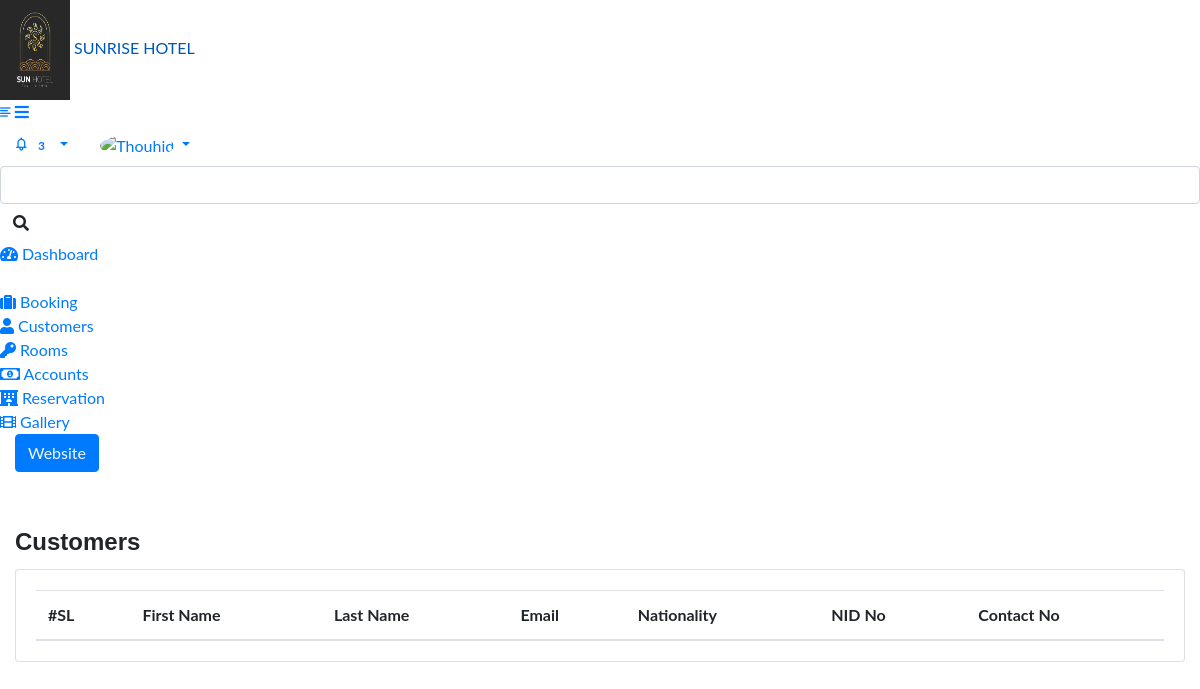
The app's page /admin/customer_list.php (signed in), older data.
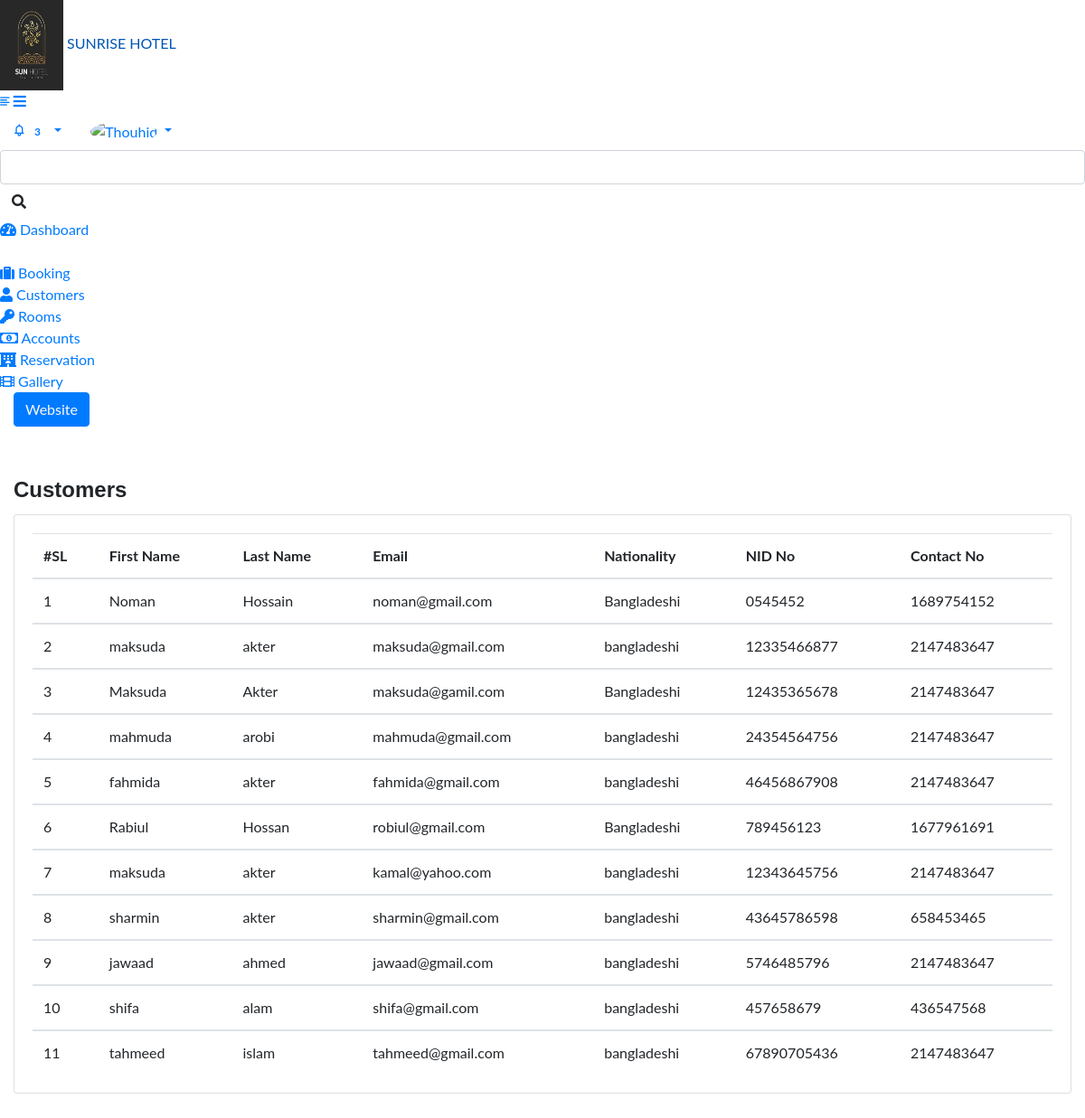
The same page, newer data.
### tables this page shows
CREATE TABLE `tbl_customer` (
  `id` int(11) NOT NULL,
  `first_name` varchar(255) DEFAULT NULL,
  `last_name` varchar(255) DEFAULT NULL,
  `email` varchar(255) DEFAULT NULL,
  `nationality` varchar(255) DEFAULT NULL,
  `nid_no` varchar(255) DEFAULT NULL,
  `contact_no` varchar(255) DEFAULT NULL,
  `created_at` datetime NOT NULL,
  `created_by` varchar(255) NOT NULL,
  `updated_at` datetime NOT NULL,
  `updated_by` varchar(255) NOT NULL,
  `deleted_at` datetime NOT NULL
);

### class/crud.php (called while the page is built, shortened)
<?php
    class crud{
        private $host='localhost';
        private $user='root';
        private $password='';
        private $database='hotel';
        private $connection;
        public function __construct(){
            $this->connection=new mysqli($this->host,$this->user,$this->password,$this->database);
        }
        public function common_select($table,$fields='*',$condition=false,$sort_field=false,$sort='ASC'){
            $result=array();
            $error=false;
            $sql="select $fields from $table where deleted_at is null ";
            $rs=$this->connection->query($sql);
            if($rs){
                if($rs->num_rows > 0){
                    while($r=$rs->fetch_object()){
                        array_push($result,$r);
                    }
                }
            }else{
                $error=$this->connection->error();
            }
            $return = array('data'=>$result,'error'=>$error);
            return $return;
        }
    }
?>

### admin/customer_list.php (the view, shortened to what this page needs)
<?php require_once('include/header.php') ?>
<?php require_once('include/sidebar.php') ?>
		<div class="page-wrapper">
			<div class="content container-fluid">
				<div class="page-header">
					<div class="row align-items-center">
						<div class="col">
							<div class="mt-5">
								<h4 class="card-title float-left mt-2">Customers</h4>
						</div>
					</div>
				</div>
				<div class="row">
					<div class="col-sm-12">
						<div class="card card-table">
							<div class="card-body booking_card">
								<div class="table-responsive">
									<table  class="datatable table table-stripped table table-hover table-center mb-0">
										<thead>
											<tr>
												<th>#SL</th>
												<th>First Name</th>
												<th>Last Name</th>
												<th>Email</th>
												<th>Nationality</th>
												<th>NID No</th>
												<th>Contact No</th>
											</tr>
										</thead>
										<?php
											$rs=$mysqli->common_select("tbl_customer");
											if(!$rs['error']){
												foreach($rs['data'] as $i => $d){
										?>
                                    <tbody id="myTable">
										<tr>
												<td><?= ++$i ?></td>
												<td><?= $d->first_name ?></td>
												<td><?= $d->last_name?></td>
												<td><?= $d->email ?></td>
												<td><?= $d->nationality ?></td>
												<td><?= $d->nid_no ?></td>
												<td><?= $d->contact_no ?></td>
										</tr>
										<?php }
					}
				?>
										</tbody>
									</table>
								</div>
							</div>
						</div>
					</div>
				</div>
			</div>
		</div>
	</div>
</body>
</html>
<?php require_once('include/footer.php') ?>

Row changes from the older to the newer data that the page shows:
added tbl_customer: first_name "Noman", last_name "Hossain", email "noman@gmail.com", nationality "Bangladeshi", nid_no "0545452", contact_no "1689754152"
added tbl_customer: first_name "maksuda", last_name "akter", email "maksuda@gmail.com", nationality "bangladeshi", nid_no "12335466877", contact_no "2147483647"
added tbl_customer: first_name "Maksuda", last_name "Akter", email "maksuda@gamil.com", nationality "Bangladeshi", nid_no "12435365678", contact_no "2147483647"
added tbl_customer: first_name "mahmuda", last_name "arobi", email "mahmuda@gmail.com", nationality "bangladeshi", nid_no "24354564756", contact_no "2147483647"
added tbl_customer: first_name "fahmida", last_name "akter", email "fahmida@gmail.com", nationality "bangladeshi", nid_no "46456867908", contact_no "2147483647"
added tbl_customer: first_name "Rabiul", last_name "Hossan", email "robiul@gmail.com", nationality "Bangladeshi", nid_no "789456123", contact_no "1677961691"
added tbl_customer: first_name "maksuda", last_name "akter", email "kamal@yahoo.com", nationality "bangladeshi", nid_no "12343645756", contact_no "2147483647"
added tbl_customer: first_name "sharmin", last_name "akter", email "sharmin@gmail.com", nationality "bangladeshi", nid_no "43645786598", contact_no "658453465"
added tbl_customer: first_name "jawaad", last_name "ahmed", email "jawaad@gmail.com", nationality "bangladeshi", nid_no "5746485796", contact_no "2147483647"
added tbl_customer: first_name "shifa", last_name "alam", email "shifa@gmail.com", nationality "bangladeshi", nid_no "457658679", contact_no "436547568"
added tbl_customer: first_name "tahmeed", last_name "islam", email "tahmeed@gmail.com", nationality "bangladeshi", nid_no "67890705436", contact_no "2147483647"
